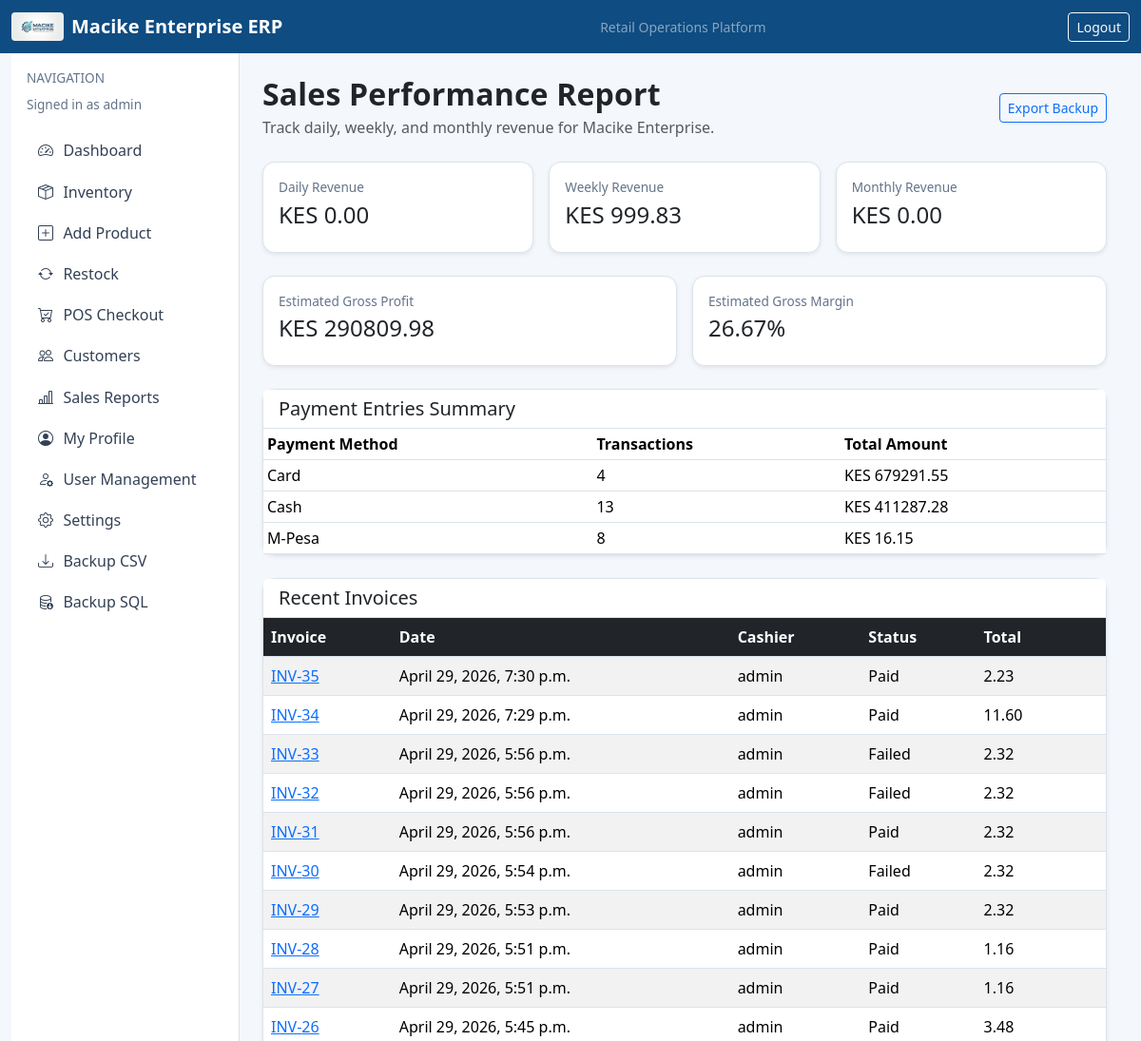
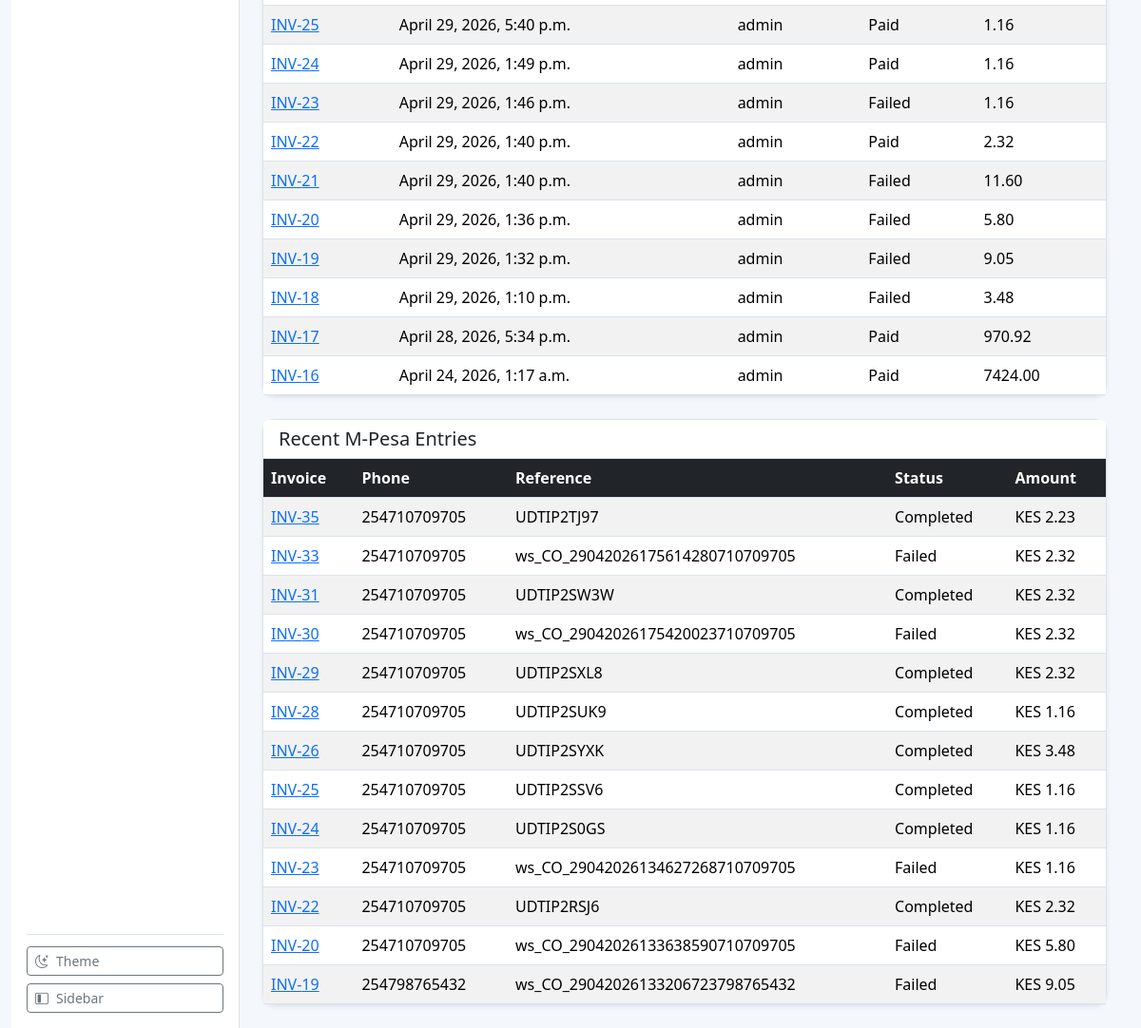
The page /sales/report/ (signed in) on the database its author committed (2 pictures, top to bottom).
### dashboard/models.py (models this page shows, shortened)
class AppSettings(models.Model):
    class ThemeChoice(models.TextChoices):
        LIGHT = "light", "Light"
        DARK = "dark", "Dark"
        SYSTEM = "system", "System"
    business_name = models.CharField(max_length=120, default="Macike Enterprise")
    logo_url = models.CharField(max_length=255, blank=True, help_text="Set a web/static path e.g. /static/img/macike-logo.png")
    business_address = models.CharField(max_length=255, blank=True, default="Mombasa, Kenya")
    business_phone = models.CharField(max_length=40, blank=True, default="")
    business_email = models.EmailField(blank=True, default="")
    currency_code = models.CharField(max_length=10, default="KES")
    vat_rate = models.DecimalField(max_digits=5, decimal_places=2, default=16.00)
    invoice_terms = models.CharField(max_length=255, default="Pay via M-Pesa. Payment due within 5 days.")
    receipt_footer = models.CharField(max_length=255, default="Thank you for shopping with Macike Enterprise.")
    theme = models.CharField(max_length=10, choices=ThemeChoice.choices, default=ThemeChoice.LIGHT)
    compact_mode = models.BooleanField(default=False)
    default_payment_method = models.CharField(max_length=20, default="CASH")
    require_phone_for_mpesa = models.BooleanField(default=True)
    auto_open_receipt = models.BooleanField(default=True)
    updated_at = models.DateTimeField(auto_now=True)
    @classmethod
    def get_solo(cls):
        obj, _ = cls.objects.get_or_create(pk=1)
        return obj

### accounts/models.py (models this page shows, shortened)
class CustomUser(AbstractUser):
    class Roles(models.TextChoices):
        ADMIN = "ADMIN", "Administrator"
        MANAGER = "MANAGER", "Manager"
        CASHIER = "CASHIER", "Cashier"
        AUDITOR = "AUDITOR", "Auditor"
    role = models.CharField(max_length=20, choices=Roles.choices, default=Roles.CASHIER)
    phone_number = models.CharField(max_length=15, blank=True, null=True)

### sales/models.py (models this page shows, shortened)
class SalesInvoice(models.Model):
    class Status(models.TextChoices):
        PENDING_PAYMENT = "PENDING_PAYMENT", "Pending Payment"
        PAID = "PAID", "Paid"
        FAILED = "FAILED", "Failed"
    class PaymentMethod(models.TextChoices):
        CASH = "CASH", "Cash"
        MPESA = "MPESA", "M-Pesa"
        CARD = "CARD", "Card"
    cashier = models.ForeignKey(settings.AUTH_USER_MODEL, on_delete=models.PROTECT, related_name="invoices")
    customer = models.ForeignKey(Customer, on_delete=models.SET_NULL, null=True, blank=True, related_name="invoices")
    customer_name = models.CharField(max_length=100, default="")
    discount_amount = models.DecimalField(
        max_digits=12,
        decimal_places=2,
        default=0,
        help_text="Absolute discount applied before VAT (from line subtotal).",
    )
    discount_percent = models.DecimalField(
        max_digits=7,
        decimal_places=2,
        null=True,
        blank=True,
        help_text="Percent snapshot at checkout (for display/audit).",
    )
    total_amount = models.DecimalField(max_digits=12, decimal_places=2, default=0)
    tax_amount = models.DecimalField(max_digits=12, decimal_places=2, default=0)
    payment_method = models.CharField(max_length=20, choices=PaymentMethod.choices, default=PaymentMethod.CASH)
    status = models.CharField(max_length=20, choices=Status.choices, default=Status.PAID)
    due_date = models.DateField(default=timezone.localdate)
    timestamp = models.DateTimeField(auto_now_add=True)
    class Meta:
        ordering = ["-timestamp"]

class MpesaTransaction(models.Model):
    class Status(models.TextChoices):
        PENDING = "PENDING", "Pending"
        COMPLETED = "COMPLETED", "Completed"
        FAILED = "FAILED", "Failed"
    invoice = models.ForeignKey(SalesInvoice, on_delete=models.PROTECT, related_name="mpesa_transactions")
    mpesa_code = models.CharField(max_length=20, unique=True, blank=True, null=True)
    merchant_request_id = models.CharField(max_length=100, blank=True, null=True)
    checkout_request_id = models.CharField(max_length=100, unique=True, blank=True, null=True)
    phone_number = models.CharField(max_length=20)
    amount = models.DecimalField(max_digits=12, decimal_places=2)
    status = models.CharField(max_length=20, choices=Status.choices, default=Status.PENDING)
    result_desc = models.CharField(max_length=255, blank=True)
    raw_callback = models.JSONField(blank=True, null=True)

### sales/views.py (the view)
# urls.py: path("report/", sales_report, name="sales-report"),
@login_required
@role_required("ADMIN", "MANAGER", "AUDITOR")
def sales_report(request):
    invoices = SalesInvoice.objects.all()
    paid_invoices = invoices.filter(status=SalesInvoice.Status.PAID)
    now = timezone.now()
    def money2(value) -> Decimal:
        return Decimal(str(value or 0)).quantize(Decimal("0.01"))
    daily = money2(
        paid_invoices.filter(timestamp__date=now.date()).aggregate(total=models.Sum("total_amount"))["total"],
    )
    weekly = money2(
        paid_invoices.filter(timestamp__gte=now - timedelta(days=7)).aggregate(total=models.Sum("total_amount"))["total"],
    )
    monthly = money2(
        paid_invoices.filter(timestamp__year=now.year, timestamp__month=now.month).aggregate(total=models.Sum("total_amount"))[
            "total"
        ],
    )
    cost_expr = models.ExpressionWrapper(
        models.F("quantity") * models.F("product__cost_price"),
        output_field=models.DecimalField(max_digits=14, decimal_places=2),
    )
    cogs = money2(
        SalesLineItem.objects.filter(invoice__status=SalesInvoice.Status.PAID).aggregate(total=models.Sum(cost_expr))["total"],
    )
    gross_profit = (money2(paid_invoices.aggregate(total=models.Sum("total_amount"))["total"]) - cogs).quantize(Decimal("0.01"))
    gross_margin_pct = Decimal("0.00")
    total_paid_sales = money2(paid_invoices.aggregate(total=models.Sum("total_amount"))["total"])
    if total_paid_sales > 0:
        gross_margin_pct = ((gross_profit / total_paid_sales) * Decimal("100")).quantize(Decimal("0.01"))
    payment_rows = paid_invoices.values("payment_method").annotate(
        total=models.Sum("total_amount"),
        count=models.Count("id"),
    ).order_by("payment_method")
    pm_labels = dict(SalesInvoice.PaymentMethod.choices)
    payment_breakdown = [
        {
            "label": pm_labels.get(row["payment_method"], row["payment_method"]),
            "count": row["count"],
            "total": money2(row["total"]),
        }
        for row in payment_rows
    ]
    recent_mpesa_entries = MpesaTransaction.objects.select_related("invoice").order_by("-id")[:15]
    recent = invoices[:20]
    return render(
        request,
        "sales/report.html",
        {
            "daily_total": daily,
            "weekly_total": weekly,
            "monthly_total": monthly,
            "gross_profit": gross_profit,
            "gross_margin_pct": gross_margin_pct,
            "recent_invoices": recent,
            "payment_breakdown": payment_breakdown,
            "recent_mpesa_entries": recent_mpesa_entries,
        },
    )

### templates/sales/report.html
{% extends "base.html" %}
{% block content %}
<div class="d-flex justify-content-between align-items-center mb-4">
    <div>
        <h2 class="section-title mb-1">Sales Performance Report</h2>
        <p class="text-muted mb-0">Track daily, weekly, and monthly revenue for Macike Enterprise.</p>
    </div>
    <a class="btn btn-outline-primary btn-sm" href="/backup/export/csv/">Export Backup</a>
</div>
<div class="row g-3 mb-4">
    <div class="col-md-4"><div class="card shadow-sm"><div class="card-body"><p class="app-subtitle mb-1">Daily Revenue</p><h4>KES {{ daily_total|floatformat:2 }}</h4></div></div></div>
    <div class="col-md-4"><div class="card shadow-sm"><div class="card-body"><p class="app-subtitle mb-1">Weekly Revenue</p><h4>KES {{ weekly_total|floatformat:2 }}</h4></div></div></div>
    <div class="col-md-4"><div class="card shadow-sm"><div class="card-body"><p class="app-subtitle mb-1">Monthly Revenue</p><h4>KES {{ monthly_total|floatformat:2 }}</h4></div></div></div>
</div>
<div class="row g-3 mb-4">
    <div class="col-md-6"><div class="card shadow-sm"><div class="card-body"><p class="app-subtitle mb-1">Estimated Gross Profit</p><h4>KES {{ gross_profit|floatformat:2 }}</h4></div></div></div>
    <div class="col-md-6"><div class="card shadow-sm"><div class="card-body"><p class="app-subtitle mb-1">Estimated Gross Margin</p><h4>{{ gross_margin_pct|floatformat:2 }}%</h4></div></div></div>
</div>
<div class="card shadow-sm mb-4">
    <div class="card-header"><h5 class="mb-0">Payment Entries Summary</h5></div>
    <div class="card-body p-0">
        <table class="table table-sm mb-0">
            <thead>
                <tr>
                    <th>Payment Method</th>
                    <th>Transactions</th>
                    <th>Total Amount</th>
                </tr>
            </thead>
            <tbody>
                {% for row in payment_breakdown %}
                    <tr>
                        <td>{{ row.label }}</td>
                        <td>{{ row.count }}</td>
                        <td>KES {{ row.total|floatformat:2 }}</td>
                    </tr>
                {% empty %}
                    <tr><td colspan="3" class="text-center">No payment entries yet.</td></tr>
                {% endfor %}
            </tbody>
        </table>
    </div>
</div>
<div class="card shadow-sm">
    <div class="card-header"><h5 class="mb-0">Recent Invoices</h5></div>
    <div class="table-responsive">
        <table class="table table-striped mb-0">
            <thead class="table-dark"><tr><th>Invoice</th><th>Date</th><th>Cashier</th><th>Status</th><th>Total</th></tr></thead>
            <tbody>
            {% for inv in recent_invoices %}
                <tr>
                    <td><a href="/sales/receipt/{{ inv.id }}/">INV-{{ inv.id }}</a></td>
                    <td>{{ inv.timestamp }}</td>
                    <td>{{ inv.cashier.username }}</td>
                    <td>{{ inv.get_status_display }}</td>
                    <td>{{ inv.total_amount }}</td>
                </tr>
            {% empty %}
                <tr><td colspan="5" class="text-center">No invoices yet.</td></tr>
            {% endfor %}
            </tbody>
        </table>
    </div>
</div>
<div class="card shadow-sm mt-4">
    <div class="card-header"><h5 class="mb-0">Recent M-Pesa Entries</h5></div>
    <div class="card-body p-0">
        <table class="table table-striped mb-0">
            <thead class="table-dark">
                <tr>
                    <th>Invoice</th>
                    <th>Phone</th>
                    <th>Reference</th>
                    <th>Status</th>
                    <th>Amount</th>
                </tr>
            </thead>
            <tbody>
                {% for tx in recent_mpesa_entries %}
                    <tr>
                        <td><a href="/sales/receipt/{{ tx.invoice.id }}/">INV-{{ tx.invoice.id }}</a></td>
                        <td>{{ tx.phone_number }}</td>
                        <td>{{ tx.mpesa_code|default:tx.checkout_request_id }}</td>
                        <td>{{ tx.get_status_display }}</td>
                        <td>KES {{ tx.amount|floatformat:2 }}</td>
                    </tr>
                {% empty %}
                    <tr><td colspan="5" class="text-center">No M-Pesa entries yet.</td></tr>
                {% endfor %}
            </tbody>
        </table>
    </div>
</div>
{% endblock %}

### templates/base.html (shortened to what this page needs)
<!doctype html>
<html lang="en">
<head>
    <link href="https://cdn.jsdelivr.net/npm/bootstrap@5.3.3/dist/css/bootstrap.min.css" rel="stylesheet">
    <link href="https://cdn.jsdelivr.net/npm/bootstrap-icons@1.11.3/font/bootstrap-icons.css" rel="stylesheet">
</head>
<body class="{% if app_settings.theme == 'dark' %}theme-dark{% endif %}{% if app_settings.compact_mode %} compact{% endif %}">
    <nav class="navbar navbar-expand-lg navbar-dark" style="background: var(--brand-primary);">
        <div class="container-fluid">
            <a class="navbar-brand fw-semibold d-flex align-items-center gap-2" href="/">
                {% if app_settings.logo_url %}
                    <img src="{{ app_settings.logo_url }}" alt="Business Logo" style="height: 30px; width: auto; border-radius: 4px;">
                {% endif %}
                <span>{{ app_settings.business_name }} ERP</span>
            </a>
            <span class="text-white-50 small d-none d-md-inline">Retail Operations Platform</span>
            {% if user.is_authenticated %}
                <form method="post" action="/logout/" class="d-inline">
                    <button class="btn btn-outline-light btn-sm" type="submit">Logout</button>
                </form>
            {% endif %}
        </div>
    </nav>
    <main class="container-fluid app-shell">
        <div class="row g-0">
            {% if user.is_authenticated %}
            <aside class="sidebar-col p-3 border-end bg-white d-flex flex-column">
                <div>
                    <p class="text-uppercase app-subtitle mb-2 sidebar-caption">Navigation</p>
                    <p class="app-subtitle sidebar-role mb-3">Signed in as {{ user.username }}</p>
                </div>
                <div class="flex-grow-1">
                    <a class="sidebar-link" href="/" title="Dashboard"><i class="bi bi-speedometer2"></i><span class="link-text">Dashboard</span></a>
                    <a class="sidebar-link" href="/inventory/" title="Inventory"><i class="bi bi-box-seam"></i><span class="link-text">Inventory</span></a>
                    <a class="sidebar-link" href="/inventory/new/" title="Add Product"><i class="bi bi-plus-square"></i><span class="link-text">Add Product</span></a>
                    <a class="sidebar-link" href="/inventory/restock/" title="Restock"><i class="bi bi-arrow-repeat"></i><span class="link-text">Restock</span></a>
                    <a class="sidebar-link" href="/sales/pos/" title="POS Checkout"><i class="bi bi-cart-check"></i><span class="link-text">POS Checkout</span></a>
                    <a class="sidebar-link" href="/sales/customers/" title="Customers"><i class="bi bi-people"></i><span class="link-text">Customers</span></a>
                    <a class="sidebar-link" href="/sales/report/" title="Sales Reports"><i class="bi bi-bar-chart-line"></i><span class="link-text">Sales Reports</span></a>
                    <a class="sidebar-link" href="/profile/" title="My Profile"><i class="bi bi-person-circle"></i><span class="link-text">My Profile</span></a>
                    {% if user.role == "ADMIN" or user.is_superuser %}
                    <a class="sidebar-link" href="/accounts/users/" title="User Management"><i class="bi bi-person-gear"></i><span class="link-text">User Management</span></a>
                    {% endif %}
                    <a class="sidebar-link" href="/settings/" title="Settings"><i class="bi bi-gear"></i><span class="link-text">Settings</span></a>
                    <a class="sidebar-link" href="/backup/export/csv/" title="Backup CSV"><i class="bi bi-download"></i><span class="link-text">Backup CSV</span></a>
                    <a class="sidebar-link" href="/backup/export/csv/?format=sql" title="Backup SQL"><i class="bi bi-database-down"></i><span class="link-text">Backup SQL</span></a>
                </div>
                <div class="sidebar-footer d-grid gap-2">
                    <button id="themeToggle" class="btn btn-outline-secondary btn-sm sidebar-control-btn" type="button" title="Toggle light/dark theme">
                        <i id="themeToggleIcon" class="bi bi-moon-stars"></i><span class="link-text">Theme</span>
                    </button>
                    <button id="sidebarToggle" class="btn btn-outline-secondary btn-sm sidebar-control-btn" type="button" title="Toggle sidebar">
                        <i class="bi bi-layout-sidebar-inset"></i><span class="link-text">Sidebar</span>
                    </button>
                </div>
            </aside>
            <section class="content-col p-4">
            {% else %}
            <section class="col-12 p-4">
            {% endif %}
                {% block content %}{% endblock %}
            </section>
        </div>
    </main>
</body>
</html>

### rows shown on the page
AppSettings: logo_url (picture), business_name "Macike Enterprise"
CustomUser: username "admin"
SalesInvoice: id "35", timestamp "April 29, 2026, 7:30 p.m.", cashier.username "admin", status "Paid", total_amount "2.23"
SalesInvoice: id "34", timestamp "April 29, 2026, 7:29 p.m.", cashier.username "admin", status "Paid", total_amount "11.60"
SalesInvoice: id "33", timestamp "April 29, 2026, 5:56 p.m.", cashier.username "admin", status "Failed", total_amount "2.32"
SalesInvoice: id "32", timestamp "April 29, 2026, 5:56 p.m.", cashier.username "admin", status "Failed", total_amount "2.32"
SalesInvoice: id "31", timestamp "April 29, 2026, 5:56 p.m.", cashier.username "admin", status "Paid", total_amount "2.32"
SalesInvoice: id "30", timestamp "April 29, 2026, 5:54 p.m.", cashier.username "admin", status "Failed", total_amount "2.32"
SalesInvoice: id "29", timestamp "April 29, 2026, 5:53 p.m.", cashier.username "admin", status "Paid", total_amount "2.32"
SalesInvoice: id "28", timestamp "April 29, 2026, 5:51 p.m.", cashier.username "admin", status "Paid", total_amount "1.16"
SalesInvoice: id "27", timestamp "April 29, 2026, 5:51 p.m.", cashier.username "admin", status "Paid", total_amount "1.16"
SalesInvoice: id "26", timestamp "April 29, 2026, 5:45 p.m.", cashier.username "admin", status "Paid", total_amount "3.48"
SalesInvoice: id "25", timestamp "April 29, 2026, 5:40 p.m.", cashier.username "admin", status "Paid", total_amount "1.16"
SalesInvoice: id "24", timestamp "April 29, 2026, 1:49 p.m.", cashier.username "admin", status "Paid", total_amount "1.16"
SalesInvoice: id "23", timestamp "April 29, 2026, 1:46 p.m.", cashier.username "admin", status "Failed", total_amount "1.16"
SalesInvoice: id "22", timestamp "April 29, 2026, 1:40 p.m.", cashier.username "admin", status "Paid", total_amount "2.32"
SalesInvoice: id "21", timestamp "April 29, 2026, 1:40 p.m.", cashier.username "admin", status "Failed", total_amount "11.60"
SalesInvoice: id "20", timestamp "April 29, 2026, 1:36 p.m.", cashier.username "admin", status "Failed", total_amount "5.80"
SalesInvoice: id "19", timestamp "April 29, 2026, 1:32 p.m.", cashier.username "admin", status "Failed", total_amount "9.05"
SalesInvoice: id "18", timestamp "April 29, 2026, 1:10 p.m.", cashier.username "admin", status "Failed", total_amount "3.48"
SalesInvoice: id "17", timestamp "April 28, 2026, 5:34 p.m.", cashier.username "admin", status "Paid", total_amount "970.92"
SalesInvoice: id "16", timestamp "April 24, 2026, 1:17 a.m.", cashier.username "admin", status "Paid", total_amount "7424.00"
MpesaTransaction: invoice.id "35", phone_number "254710709705", mpesa_code "UDTIP2TJ97", status "Completed", amount "2.23"
MpesaTransaction: invoice.id "33", phone_number "254710709705", mpesa_code "ws_CO_29042026175614280710709705", status "Failed", amount "2.32"
MpesaTransaction: invoice.id "31", phone_number "254710709705", mpesa_code "UDTIP2SW3W", status "Completed", amount "2.32"
MpesaTransaction: invoice.id "30", phone_number "254710709705", mpesa_code "ws_CO_29042026175420023710709705", status "Failed", amount "2.32"
MpesaTransaction: invoice.id "29", phone_number "254710709705", mpesa_code "UDTIP2SXL8", status "Completed", amount "2.32"
MpesaTransaction: invoice.id "28", phone_number "254710709705", mpesa_code "UDTIP2SUK9", status "Completed", amount "1.16"
MpesaTransaction: invoice.id "26", phone_number "254710709705", mpesa_code "UDTIP2SYXK", status "Completed", amount "3.48"
MpesaTransaction: invoice.id "25", phone_number "254710709705", mpesa_code "UDTIP2SSV6", status "Completed", amount "1.16"
MpesaTransaction: invoice.id "24", phone_number "254710709705", mpesa_code "UDTIP2S0GS", status "Completed", amount "1.16"
MpesaTransaction: invoice.id "23", phone_number "254710709705", mpesa_code "ws_CO_29042026134627268710709705", status "Failed", amount "1.16"
MpesaTransaction: invoice.id "22", phone_number "254710709705", mpesa_code "UDTIP2RSJ6", status "Completed", amount "2.32"
MpesaTransaction: invoice.id "20", phone_number "254710709705", mpesa_code "ws_CO_29042026133638590710709705", status "Failed", amount "5.80"
MpesaTransaction: invoice.id "19", phone_number "254798765432", mpesa_code "ws_CO_29042026133206723798765432", status "Failed", amount "9.05"

### other values the page prints
{{ daily_total|floatformat:2 }} "0.00"
{{ weekly_total|floatformat:2 }} "999.83"
{{ monthly_total|floatformat:2 }} "0.00"
{{ gross_profit|floatformat:2 }} "290809.98"
{{ gross_margin_pct|floatformat:2 }} "26.67"
{{ row.label }} "Card" "Cash" "M-Pesa"
{{ row.count }} "4" "13" "8"
{{ row.total|floatformat:2 }} "679291.55" "411287.28" "16.15"
